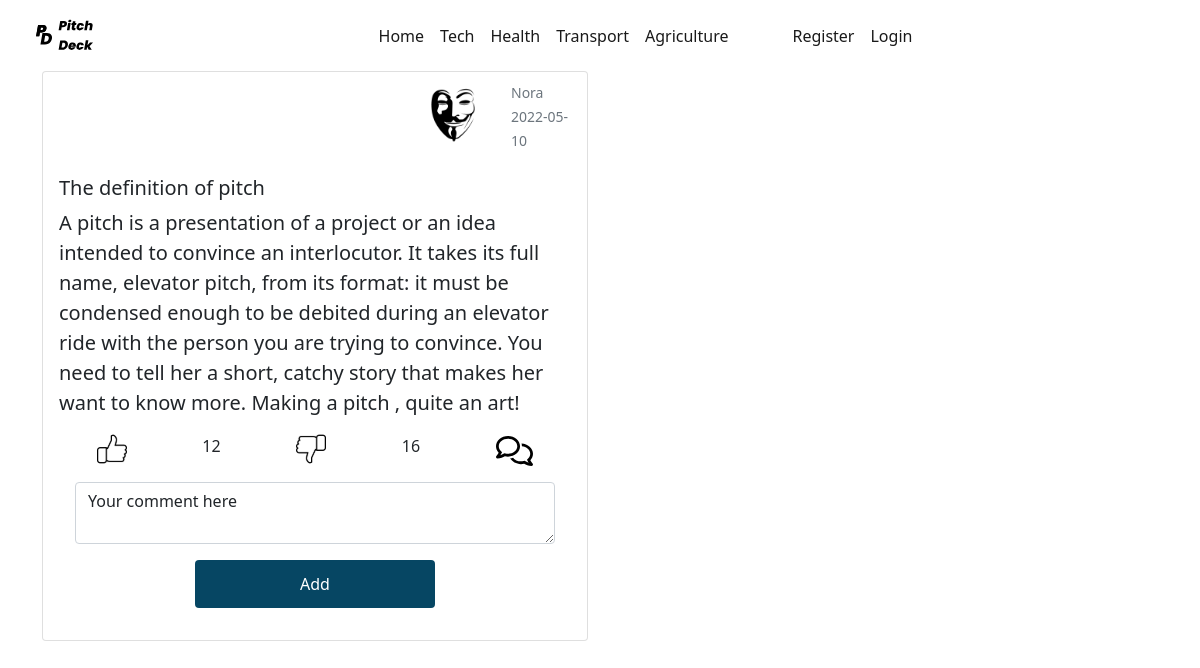
The app's page /comments/1 with its own data.
### app/models.py (models this page shows, shortened)
class User(db.Model, UserMixin):
    id = db.Column(db.Integer, primary_key=True)
    username = db.Column(db.String, nullable=False, unique=True)
    email = db.Column(db.String, nullable=False, unique=True)
    password = db.Column(db.String, nullable=False)
    profile = db.Column(db.String, nullable=False, default='anon.png')
    pitches = db.relationship('Pitch', backref='author', lazy=True)

class Pitch(db.Model):
    id = db.Column(db.Integer, primary_key=True)
    title = db.Column(db.String, nullable=False)
    content = db.Column(db.String, nullable=False)
    likes= db.Column(db.Integer, nullable=False,default=0)
    dislikes= db.Column(db.Integer, nullable=False,default=0)
    comments= db.Column(db.String, )
    category= db.Column(db.String)
    date_created = db.Column(db.Date, nullable=False, default=datetime.utcnow)
    user_id = db.Column(db.Integer, db.ForeignKey('user.id'), nullable=False)

### app/routes.py (the view)
@app.route('/comments/<id>',methods=['POST', 'GET'])
def comments(id):
    form = CommentsForm()
    pitch = Pitch.query.filter_by(id=id).first()
    form.content.data = "Your comment here"
    return render_template('comments.html', form=form , pitch=pitch)

### app/forms.py
class CommentsForm(FlaskForm):
    content=TextAreaField('Content', validators=[DataRequired()])
    submit = SubmitField('Add')

### app/templates/comments.html (shortened to what this page needs)
{% extends 'layout.html' %}
{% block body %}
<div class="container">
    <div class="row row-cols-1 row-cols-md-2 g-4">
      <div class="col ">
        <div class="card">
            <div class="row  p-2">
                <div class="col-md-8"></div>
              <div class="col-md-2">
                  <img src="{{url_for('static', filename='/profiles/'+pitch.author.profile)}}" class="img-thumbnail img-fluid border border-white" alt="Profile picture" >
              </div>
              <div class="col-md-2 mx-auto mt-auto mb-auto text-muted">
                  <small>{{pitch.author.username}}</small>
                  <br>
                  <small>{{pitch.date_created}}</small>
              </div>
            </div>
          <div class="card-body">
            <h5 class="card-title">{{pitch.title}}</h5>
            <p class="card-text lead">{{pitch.content}}</p>
            <div class="d-flex justify-content-around">
              <a href="{{url_for('likes',pitchid=pitch.id)}}"><img src="{{url_for('static',filename='/assets/like.svg')}}" alt=""></a>{{pitch.likes}}
              <a href="{{url_for('dislikes',pitchid=pitch.id)}}"><img src="{{url_for('static',filename='/assets/unlike.svg')}}"  alt=""></a>{{pitch.dislikes}}
              <a  data-bs-toggle="collapse" href="#comments{{pitch.id}}" class="lead text-decoration-none">
                <img src="{{url_for('static',filename='/assets/comment.svg')}}" height="30" alt="">
              </a>
            </div>
            <div id="comments{{pitch.id}}">
              <div class="m-3">
                <form action="" method="post">
                  <div class="form-group">
                          {% if form.content.errors %}
                          {{form.content(class='form-control is-invalid')}}
                              {% for error in form.email.errors %}
                                  <div class="invalid-feedback">
                                      {{error}}
                                  </div>
                              {% endfor %}
                      {% else %}
                          {{form.content(class='form-control')}}
                      {% endif %}
                  </div>
                  <div class="text-center mt-3">
                    {{form.submit(class='btn btn-outline')}}
                </div>
              </div>
            </div>
          </div>
        </div>
      </div>
</div>
{% endblock %}

### app/static/main.css (style rules this page uses)
.btn { background-color: #064663 !important; box-shadow: none; background-color: transparent; height: 3rem; width: 15rem; box-shadow: none; outline: none; color: #fff!important; }

### records on screen
User: profile (picture), author.username "Nora"
Pitch: date_created "2022-05-10", title "The definition of pitch", content "A pitch is a presentation of a project or an idea intended to convince an interlocutor. It takes its full name, elevator pitch, from its format: it must be condensed enough to be debited during an elevator ride with the person you are trying to convince. You need to tell her a short, catchy story that makes her want to know more. Making a pitch , quite an art!", likes "12", dislikes "16"
